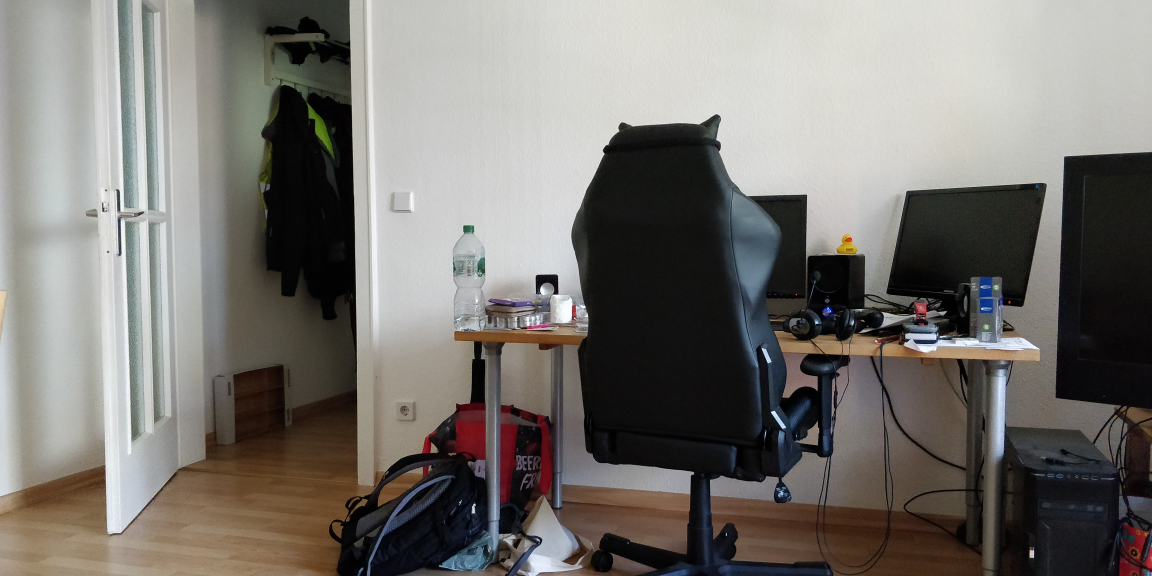
//> input picture left.jpg, 4608 x 2304 px (shown at 1/4 size)
$ ./main   (built with g++ and OpenCV 4)
//> lines starting //> are read from the running program, lines starting //| are printed output that depends on the picture
#include <iostream>
#include <opencv2/opencv.hpp>
#include <stdio.h>
#include <vector>

float getBrightness(cv::Mat &in) {
    cv::Mat hsv;
    cv::cvtColor(in, hsv, cv::COLOR_BGR2HSV);
    cv::Scalar brightness = cv::sum(hsv);
    return (float) brightness.val[2];
}

void adjustBrightness(cv::Mat &in, float bMean) {
    float mean = getBrightness(in) / (in.rows * in.cols);
    in.convertTo(in, -1, 1, bMean - mean);
}

void showHist(const char *windowName, cv::Mat &in) {
    cv::Mat b_hist, g_hist, r_hist;
    std::vector<cv::Mat> bgr_planes;
    split(in, bgr_planes);
    int histSize = 256;
    float range[] = {0, 256}; // the upper boundary is exclusive
    const float *histRange = {range};
    bool uniform = true;
    bool accumulate = false;
    cv::calcHist(&bgr_planes[0], 1, nullptr, cv::Mat(), b_hist, 1, &histSize, &histRange, uniform, accumulate);
    cv::calcHist(&bgr_planes[1], 1, nullptr, cv::Mat(), g_hist, 1, &histSize, &histRange, uniform, accumulate);
    cv::calcHist(&bgr_planes[2], 1, nullptr, cv::Mat(), r_hist, 1, &histSize, &histRange, uniform, accumulate);

    int hist_w = 512, hist_h = 400;
    int bin_w = cvRound((double) hist_w / histSize);
    cv::Mat histImage(hist_h, hist_w, CV_8UC3, cv::Scalar(0, 0, 0));
    cv::normalize(b_hist, b_hist, 0, histImage.rows, cv::NORM_MINMAX, -1, cv::Mat());
    cv::normalize(g_hist, g_hist, 0, histImage.rows, cv::NORM_MINMAX, -1, cv::Mat());
    cv::normalize(r_hist, r_hist, 0, histImage.rows, cv::NORM_MINMAX, -1, cv::Mat());
    for (int i = 1; i < histSize; i++) {
        cv::line(histImage, cv::Point(bin_w * (i - 1), hist_h - cvRound(b_hist.at<float>(i - 1))),
                 cv::Point(bin_w * (i), hist_h - cvRound(b_hist.at<float>(i))), cv::Scalar(255, 0, 0), 2, 8, 0);
        cv::line(histImage, cv::Point(bin_w * (i - 1), hist_h - cvRound(g_hist.at<float>(i - 1))),
                 cv::Point(bin_w * (i), hist_h - cvRound(g_hist.at<float>(i))), cv::Scalar(0, 255, 0), 2, 8, 0);
        cv::line(histImage, cv::Point(bin_w * (i - 1), hist_h - cvRound(r_hist.at<float>(i - 1))),
                 cv::Point(bin_w * (i), hist_h - cvRound(r_hist.at<float>(i))), cv::Scalar(0, 0, 255), 2, 8, 0);
    }
    cv::imshow(windowName, histImage);
}

int main(int argc, char **argv) {
    cv::Mat left = cv::imread("../left.jpg", cv::ImreadModes::IMREAD_COLOR);
//> left is the input picture: 2304 rows x 4608 cols, CV_8UC3; mean B, G, R 112.6, 117.2, 120.5
    cv::Mat right = cv::imread("../right.jpg", cv::ImreadModes::IMREAD_COLOR);
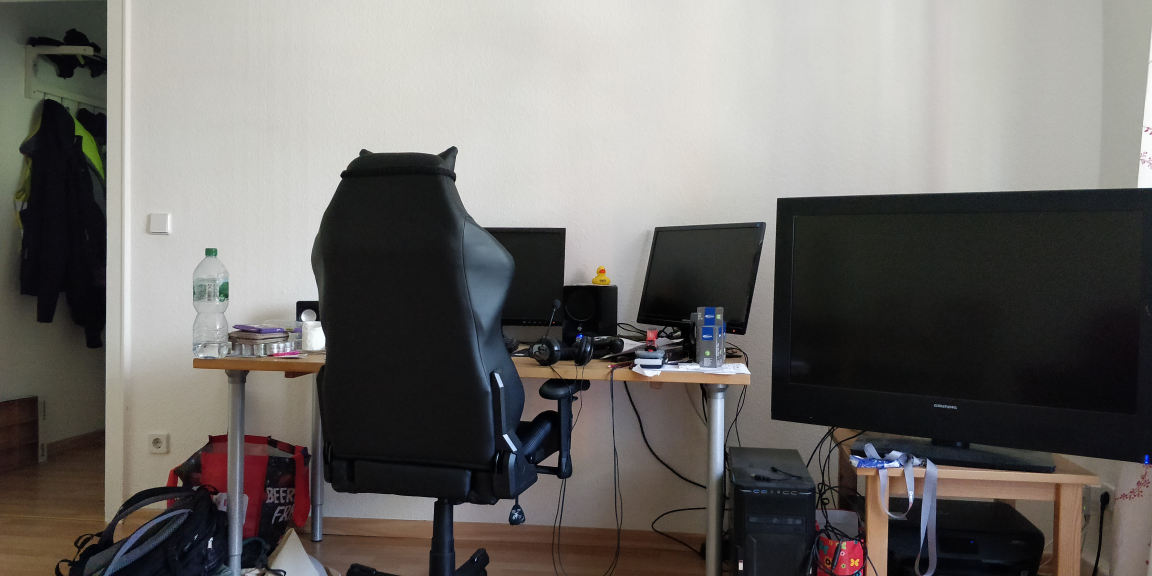
//> input picture right.jpg, 4608 x 2304 px (shown at 1/4 size)
//> right is the input picture: 2304 rows x 4608 cols, CV_8UC3; mean B, G, R 106, 109.1, 111.8

    if (!left.data || !right.data) {
        printf("Could not load images\n");
        return 1;
    }
    float bLeft = getBrightness(left);
//> in getBrightness, `cv::cvtColor(in, hsv, cv::COLOR_BGR2HSV);`: hsv: 2304 rows x 4608 cols, CV_8UC3; mean H, S, V 45.6, 40.1, 123
//> in getBrightness, `cv::Scalar brightness = cv::sum(hsv);`: brightness = Scalar(484581994, 425307208, 1.31e+09)
//> bLeft = 1.31e+09
    float bRight = getBrightness(right);
//> in getBrightness (call 2), `cv::cvtColor(in, hsv, cv::COLOR_BGR2HSV);`: hsv: 2304 rows x 4608 cols, CV_8UC3; mean H, S, V 50, 37.2, 114.5
//> bRight = 1.22e+09
    float bAll = bLeft + bRight;
//> bAll = 2.52e+09
    float bMean = bAll / (left.cols * left.rows + right.cols * right.rows);
//> bMean = 118.7
    adjustBrightness(left, bMean);
//> in adjustBrightness, `float mean = getBrightness(in) / (in.rows * in.cols);`: mean = 123
    adjustBrightness(right, bMean);

    showHist("Histogram left", left);
//> in showHist, `split(in, bgr_planes);`:
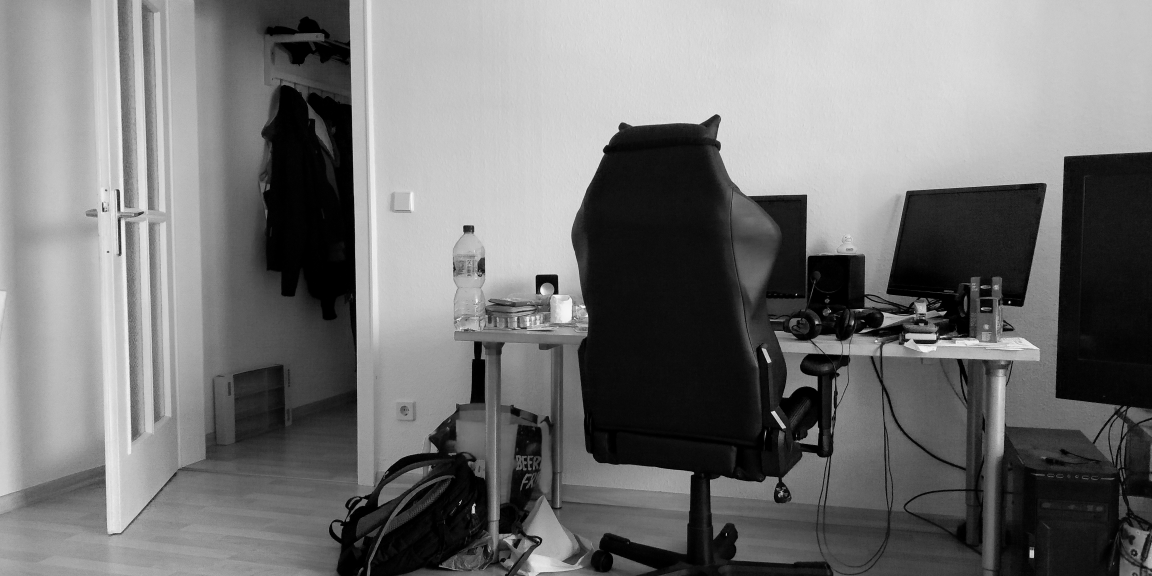
//> bgr_planes[2]: 2304 rows x 4608 cols, CV_8UC1 (shown at 1/4 size); min 0, max 251, mean 116.6
//> in showHist, `cv::calcHist(&bgr_planes[0], 1, nullptr, cv::Mat(), b_hist, 1, &histSi..`: b_hist = 256 values, max 281153 at index 0, min 0 at index 252, mean 41472
//> in showHist, `cv::calcHist(&bgr_planes[1], 1, nullptr, cv::Mat(), g_hist, 1, &histSi..`: g_hist = 256 values, max 307734 at index 0, min 0 at index 252, mean 41472
//> in showHist, `cv::calcHist(&bgr_planes[2], 1, nullptr, cv::Mat(), r_hist, 1, &histSi..`: r_hist = 256 values, max 283890 at index 0, min 0 at index 252, mean 41472
//> in showHist, `cv::normalize(b_hist, b_hist, 0, histImage.rows, cv::NORM_MINMAX, -1, ..`: b_hist = 256 values, max 400 at index 0, min 0 at index 252, mean 59
//> in showHist, `cv::normalize(g_hist, g_hist, 0, histImage.rows, cv::NORM_MINMAX, -1, ..`: g_hist = 256 values, max 400 at index 0, min 0 at index 252, mean 53.91
//> in showHist, `cv::normalize(r_hist, r_hist, 0, histImage.rows, cv::NORM_MINMAX, -1, ..`: r_hist = 256 values, max 400 at index 0, min 0 at index 252, mean 58.43
//> after the loop in showHist, `for (int i = 1; i < histSize; i++)`:
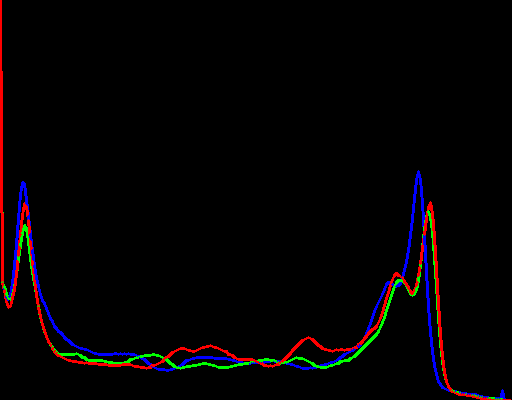
//> histImage: 400 rows x 512 cols, CV_8UC3; mean B, G, R 3.4, 2.1, 4.5
    showHist("Histogram right", right);
//> call 2 of showHist, with windowName = "Histogram right"
//> in showHist (call 2), `split(in, bgr_planes);`:
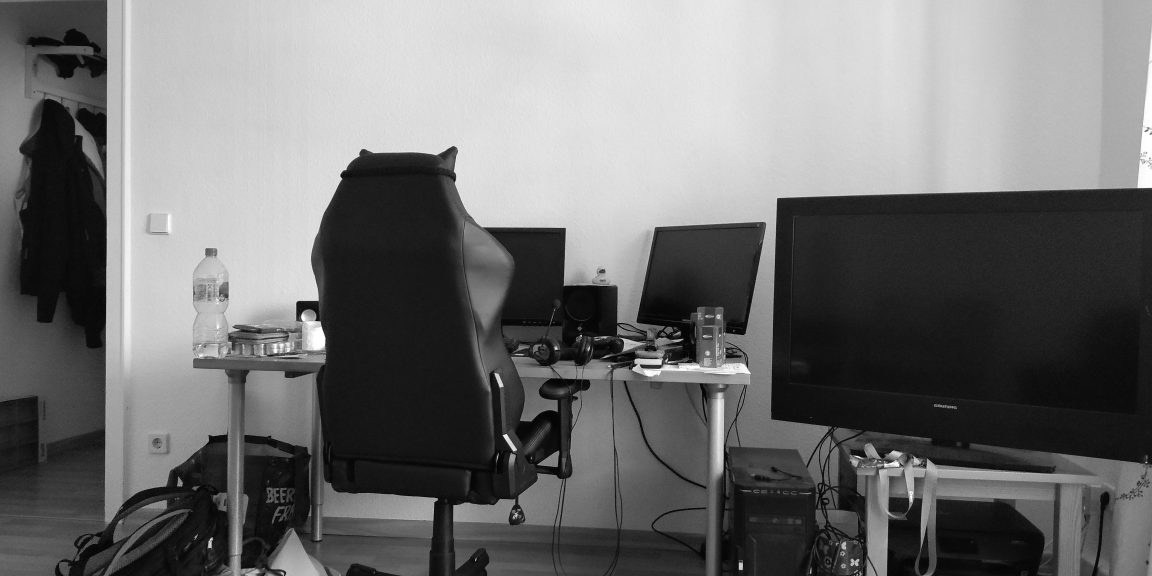
//> bgr_planes[1]: 2304 rows x 4608 cols, CV_8UC1 (shown at 1/4 size); min 4, max 255, mean 113.1
//> in showHist (call 2), `split(in, bgr_planes);`:
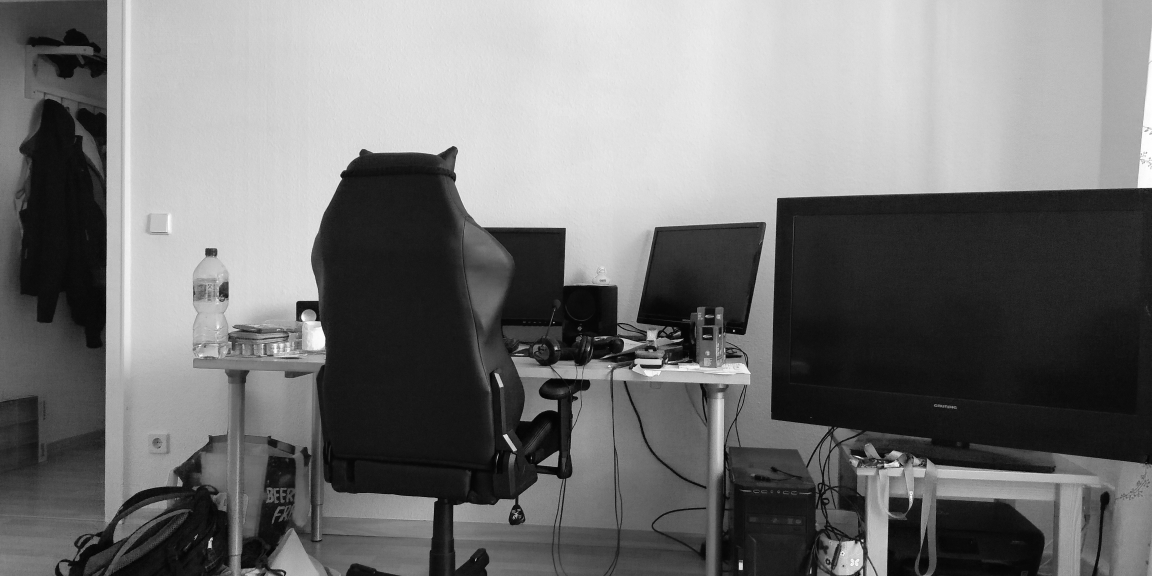
//> bgr_planes[2]: 2304 rows x 4608 cols, CV_8UC1 (shown at 1/4 size); min 4, max 255, mean 115.8
//> in showHist (call 2), `cv::calcHist(&bgr_planes[0], 1, nullptr, cv::Mat(), b_hist, 1, &histSi..`: b_hist = 256 values, max 201156 at index 24, min 0 at index 0, mean 41472
//> in showHist (call 2), `cv::calcHist(&bgr_planes[1], 1, nullptr, cv::Mat(), g_hist, 1, &histSi..`: g_hist = 256 values, max 174339 at index 23, min 0 at index 0, mean 41472
//> in showHist (call 2), `cv::calcHist(&bgr_planes[2], 1, nullptr, cv::Mat(), r_hist, 1, &histSi..`: r_hist = 256 values, max 178046 at index 23, min 0 at index 0, mean 41472
//> in showHist (call 2), `cv::normalize(b_hist, b_hist, 0, histImage.rows, cv::NORM_MINMAX, -1, ..`: b_hist = 256 values, max 400 at index 24, min 0 at index 0, mean 82.47
//> in showHist (call 2), `cv::normalize(g_hist, g_hist, 0, histImage.rows, cv::NORM_MINMAX, -1, ..`: g_hist = 256 values, max 400 at index 23, min 0 at index 0, mean 95.15
//> in showHist (call 2), `cv::normalize(r_hist, r_hist, 0, histImage.rows, cv::NORM_MINMAX, -1, ..`: r_hist = 256 values, max 400 at index 23, min 0 at index 0, mean 93.17
//> after the loop in showHist (call 2), `for (int i = 1; i < histSize; i++)`:
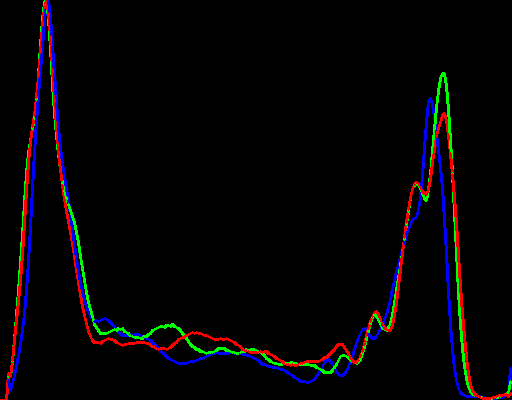
//> histImage: 400 rows x 512 cols, CV_8UC3; mean B, G, R 5.6, 3.6, 5.5

    cv::Mat in[] = {left, right};
    cv::Mat mixed(left.rows, left.cols, CV_8UC3);
    // left[2] -> mixed[2]
    // right[1] -> mixed[1]
    // right[0] -> mixed[0]
    int from_to[] = {2, 2, 4, 1, 3, 0};
    cv::mixChannels(in, 2, &mixed, 1, from_to, 3);

    cv::Mat result;
    cv::resize(mixed, result, cv::Size(mixed.size().width / 5, mixed.size().height / 5));
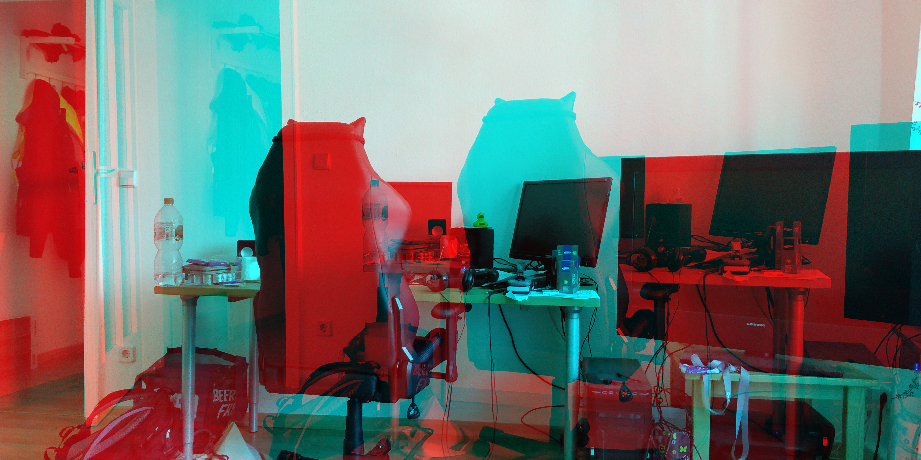
//> result: 460 rows x 921 cols, CV_8UC3; mean B, G, R 109.9, 113, 116.5
    cv::namedWindow("Display Image", cv::WINDOW_AUTOSIZE);
    cv::imshow("Display Image", result);
    cv::waitKey(0);
    std::cin.get();
    return 0;
}
